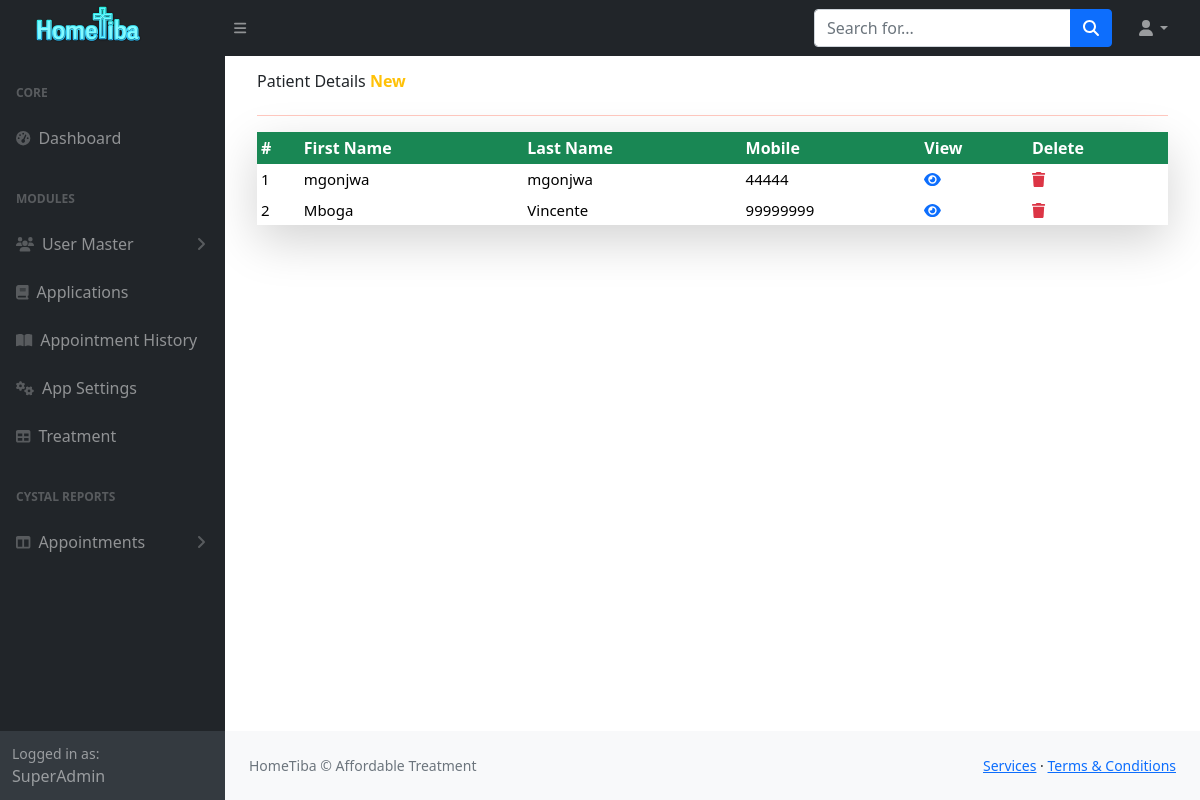
Page /Hospital/superadmin/patients.php (signed in) on the committed database.
### tables this page shows
CREATE TABLE `users` (
  `userid` int(11) NOT NULL,
  `FirstName` varchar(20) NOT NULL,
  `LastName` varchar(20) NOT NULL,
  `email` varchar(50) NOT NULL,
  `Password` varchar(255) NOT NULL,
  `Role` enum('Admin','Doctor','Nurse','Patient') NOT NULL DEFAULT 'Patient',
  `Telphone` bigint(20) NOT NULL,
  `creationdate` date NOT NULL DEFAULT current_timestamp()
);

### Hospital/superadmin/patients.php (the view, shortened to what this page needs)
<?php
include "includes/header.php";
include "includes/topnav.php";
include "includes/sidenav.php";
?>
<div id="layoutSidenav_content">
    <main>
        <div class="container-fluid px-4">
            <div class=" col-md-12 mt-2 p-2">
                <div class=" col-md-12  d-flex">
                    <h6 class="col-md-9">Patient Details <b class="text-warning "> New</b></h6>
                </div>
                <hr style="color:#ff2400">
                <div class=" col-md-12 mx-auto shadow-lg  ">
                    <?php
                    include "../config.php";
                    $sql = "SELECT * FROM users WHERE Role='patient'";
                    $count = 1;
                    if ($result = mysqli_query($conn, $sql)) {
                        if (mysqli_num_rows($result) > 0) {
                            echo '<table class=" text-warning  table table-responsive table table-borderless table-sm table-hover ">';
                            echo "<thead >";
                            echo "<tr class='text-white bg-success'>";
                            echo "<th class='center'>#</th>";
                            echo "<th>First Name</th>";
                            echo "<th>Last Name</th>";
                            echo "<th>Mobile</th>";
                            echo "<th>View </th>";
                            echo "<th>Delete</th>";
                            echo "</tr>";
                            echo "</thead>";
                            echo "<tbody class='text-dark'>";
                            while ($row = mysqli_fetch_array($result)) {
                                echo "<tr style='color:black; font-size:15px'>";
                                echo "<td class='center'>" . $count . "</td>";
                                echo "<td>" . $row['FirstName'] . "</td>";
                                echo "<td>" . $row['LastName'] . "</td>";
                                echo "<td>" . $row['Telphone'] . "</td>";
                                echo "<td>";
                                echo '<a  "class="text-info" href="updatedoctor.php?docid=' . $row['userid'] . '"  title="Update patient " data-toggle="tooltip"><span class=" fas fa-eye"></span></a>';
                                echo " </td>";
                                echo "<td>";
                                ?>
                                <a href="patients.php?id=<?php echo $row['userid'];?>&del=delete"
                                                        onClick="return confirm('The user will be pemanently be removed from our records .Are you sure you want to delete? ')"  >
                                                        <i class="fa fa-trash text-danger"></i></a>
                                 <?php
                                echo "</td>";
                                echo "</tr>";
                                $count = $count + 1;
                            }
                            echo "</tbody>";
                            echo "</table>";
                        } else {
                            echo '<div class="alert alert-danger"><em>No records were found.</em></div>';
                        }
                    } else {
                        echo "Oops! Something went wrong. Please try again later.";
                    }
                    ?>
                </div>
            </div>
        </div>
    </main>
    <?php
    include "includes/footer.php";
    ?>

### rows in the picture
users: FirstName "mgonjwa", LastName "mgonjwa", Telphone "44444"
users: FirstName "Mboga", LastName "Vincente", Telphone "99999999"
